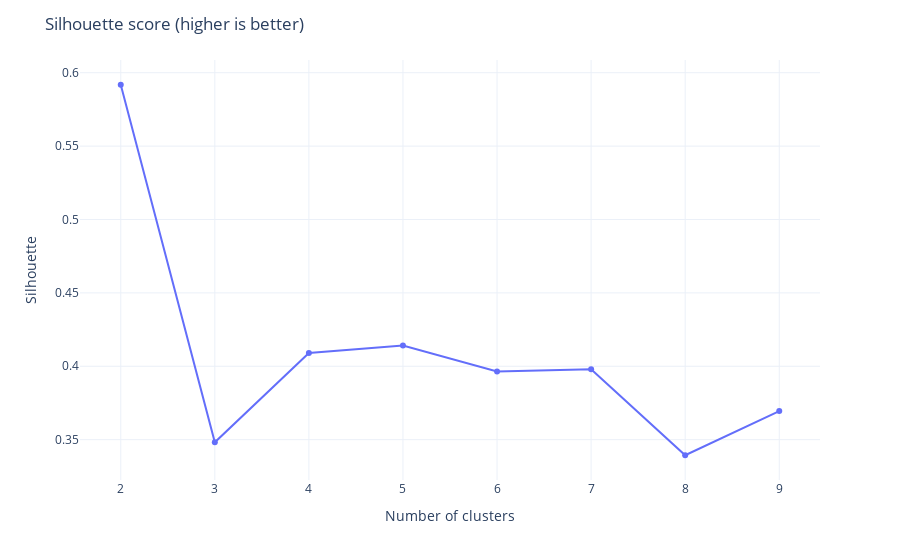

Notebook source saved alongside this figure:
### Code cell
fig = px.line(cluster_df, x='Number of clusters', y='Silhouette', markers=True)
fig.layout.title = "Silhouette score (higher is better)"
fig.layout.yaxis.spikesnap = "hovered data"
fig.layout.yaxis.spikemode = "across"
fig.layout.yaxis.spikethickness = 1
show_figure(fig)

### Figure 1 — Plotly figure (JSON) as saved in the notebook; plotly's stock layout.template omitted (floating-point values rounded to 4 significant figures)
{"data": [{"hovertemplate": "Number of clusters=%{x}<br>Silhouette=%{y}<extra></extra>", "legendgroup": "", "line": {"color": "#636efa", "dash": "solid"}, "marker": {"symbol": "circle"}, "mode": "lines+markers", "name": "", "orientation": "v", "showlegend": false, "type": "scatter", "x": [2, 3, 4, 5, 6, 7, 8, 9], "xaxis": "x", "y": [0.5918, 0.3482, 0.409, 0.4142, 0.3965, 0.3979, 0.3394, 0.3695], "yaxis": "y"}], "layout": {"legend": {"tracegroupgap": 0}, "margin": {"t": 60}, "title": {"text": "Silhouette score (higher is better)"}, "xaxis": {"anchor": "y", "domain": [0, 1], "title": {"text": "Number of clusters"}}, "yaxis": {"anchor": "x", "domain": [0, 1], "spikemode": "across", "spikesnap": "hovered data", "spikethickness": 1, "title": {"text": "Silhouette"}}}}
